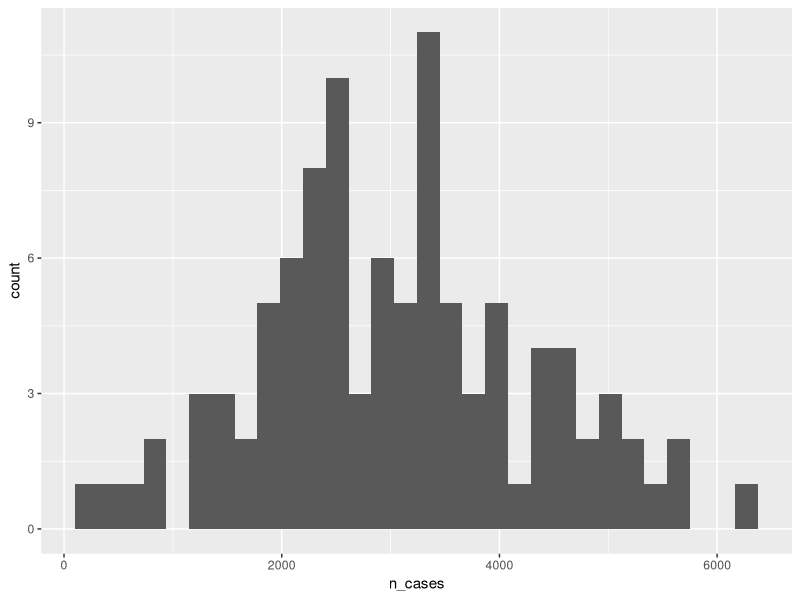
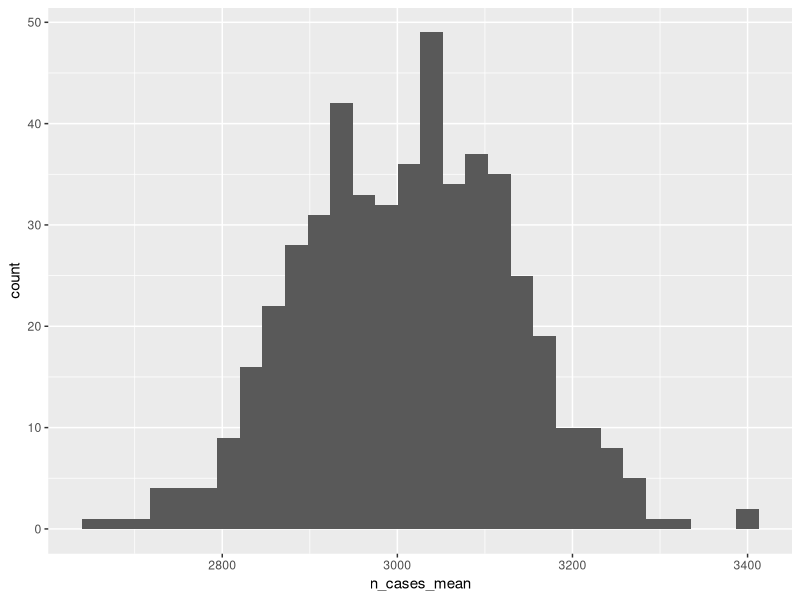
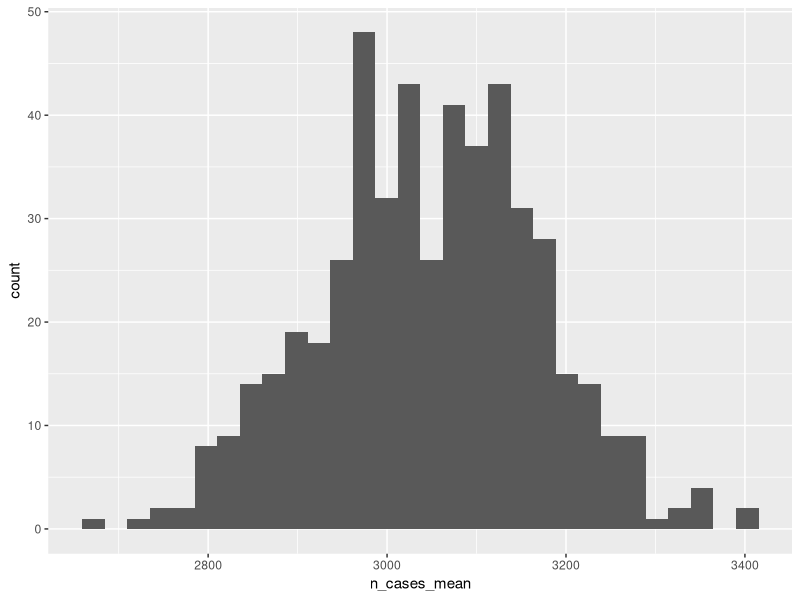

Here is the R script that generated these plots, in order:
## ---- chunk 1
library(tidyverse)
library(truncnorm)
set.seed(11)#set the seed so this dataset is always the same.
monte_carlo_sim_frozen = 1:100 %>% 
  as_tibble() %>% 
  rename(county_id = value) %>% 
  mutate(
    state = 1,
    pop = rpois(n=n(), lambda=10000), #poisson dist. mean = var=1000
    dem = rbinom(n=n(), size=1, prob =.5), #binomial dist.
    prev = rtruncnorm( #truncated normal so prevalence is bounded by 0,1
      n=n(), 
      a=0, 
      b=1,
      mean=0.05+(pop/50000)+(dem/10),
      sd=0.05 +(pop/200000)+(dem/40)),
    n_cases = as.integer(pop*prev),
  )

monte_carlo_sim_frozen
## ---- chunk 2
cor(monte_carlo_sim_frozen$pop,
     monte_carlo_sim_frozen$prev)
## ---- chunk 3
monte_carlo_sim_frozen %>% 
  group_by(state) %>% 
  summarise(
    n_cases_mean = mean(n_cases),
    n_cases_sd = sd(n_cases)) %>% 
  ungroup()
## ---- chunk 4
monte_carlo_sim_frozen %>% 
  ggplot(aes(n_cases))+
  geom_histogram()
## ---- chunk 5
monte_carlo_sim_fun = function(rep_id_val){
  monte_carlo_sim_df = 1:100 %>% 
    as_tibble() %>% 
    rename(county_id = value) %>% 
    mutate(
      state = 1,
      pop = rpois(n=n(), lambda=10000),  
      dem = rbinom(n=n(), size=1, prob =.5),
      prev = rtruncnorm(
        n=n(), 
        a=0, 
        b=1,
        mean=0.05+(pop/50000)+(dem/10),
        sd=0.05 +(pop/200000)+(dem/40)),
    n_cases = as.integer(pop*prev),
    rep_id = rep_id_val  #add replication ID
  )
}
## ---- chunk 6
monte_carlo_sim_once = monte_carlo_sim_fun(rep_id_val = 5)
monte_carlo_sim_once
## ---- chunk 7
rep_id_val_list = 1:500
class(rep_id_val_list)
## ---- chunk 8
library(purrr) #make sure it's attached
set.seed(NULL) #allow it to vary differently each time.
monte_carlo_sim_lots  = rep_id_val_list %>% 
  map_dfr(monte_carlo_sim_fun) 
## ---- chunk 9
monte_carlo_sim_lots
## ---- chunk 10
nrow(monte_carlo_sim_lots)
## ---- chunk 11
n_distinct(monte_carlo_sim_lots$rep_id)
## ---- chunk 12
monte_carlo_sim_lots %>% 
  group_by(rep_id,state) %>% 
  summarise(
    n_cases_mean = mean(n_cases),
    n_cases_sd = sd(n_cases)) %>% 
  ggplot(aes(n_cases_mean))+
  geom_histogram()
## ---- chunk 13
monte_carlo_sim_lots_summary = monte_carlo_sim_lots %>% 
  group_by(rep_id,state) %>% #group by both rep id and state
  summarise(
    n_cases_mean = mean(n_cases),
    n_cases_sd = sd(n_cases)) %>% 
  group_by(state) %>% #now collapse over rep id
  summarise(
    n_cases_mean_ll = quantile(n_cases_mean, probs = 0.025, na.rm=TRUE),
    n_cases_mean_med = quantile(n_cases_mean, probs = 0.5, na.rm=TRUE),
    n_cases_mean_ul = quantile(n_cases_mean, probs = 0.975, na.rm=TRUE)
    ) %>% 
  ungroup() %>% 
  mutate(simulation_type = "monte-carlo")

monte_carlo_sim_lots_summary
## ---- chunk 14
monte_carlo_sim_one_boot = monte_carlo_sim_frozen %>% 
  slice_sample(prop=1,replace=TRUE)
## ---- chunk 15
monte_carlo_sim_one_boot
## ---- chunk 16
nrow(monte_carlo_sim_one_boot)
n_distinct(monte_carlo_sim_one_boot$county_id)
## ---- chunk 17
boot_fun = function(rep_id_val){
  monte_carlo_sim_boot = monte_carlo_sim_frozen %>% 
    slice_sample(prop=1,replace=TRUE) %>% 
    mutate(rep_id = rep_id_val) #to keep track of reps
}
## ---- chunk 18
boot_lots  = rep_id_val_list %>% 
  map_dfr(boot_fun) 
## ---- chunk 19
boot_lots
## ---- chunk 20
boot_lots %>% 
  group_by(rep_id,state) %>% 
  summarise(
    n_cases_mean = mean(n_cases),
    n_cases_sd = sd(n_cases)) %>% 
  ggplot(aes( n_cases_mean))+
  geom_histogram()
## ---- chunk 21
boot_lots_summary = boot_lots %>% 
  group_by(rep_id,state) %>% #group by both rep id and state
  summarise(
    n_cases_mean = mean(n_cases),
    n_cases_sd = sd(n_cases)) %>% 
  group_by(state) %>% #now collapse over rep id
  summarise(
    n_cases_mean_ll = quantile(n_cases_mean, probs = 0.025, na.rm=TRUE),
    n_cases_mean_med = quantile(n_cases_mean, probs = 0.5, na.rm=TRUE),
    n_cases_mean_ul = quantile(n_cases_mean, probs = 0.975, na.rm=TRUE)
    ) %>% 
  ungroup() %>% 
  mutate(simulation_type = "bootstrap")

boot_lots_summary
## ---- chunk 22
monte_carlo_sim_lots_summary %>% 
  bind_rows(boot_lots_summary)
## ---- chunk 23
do_some_dplyr_stuff = function(df){ 
  df %>%
  mutate(
    example_var_x=rnorm(n=n(), mean=0, sd=1),
    example_var_y=4,
    example_var_z = rbinom(n=n(), size=1, prob=.2)
  ) %>% 
  dplyr::select(state, county_id, starts_with("example"))
}  
## ---- chunk 24
function_result_one_county = monte_carlo_sim_frozen %>% 
  filter(county_id==2) %>% 
  do_some_dplyr_stuff()

function_result_one_county
